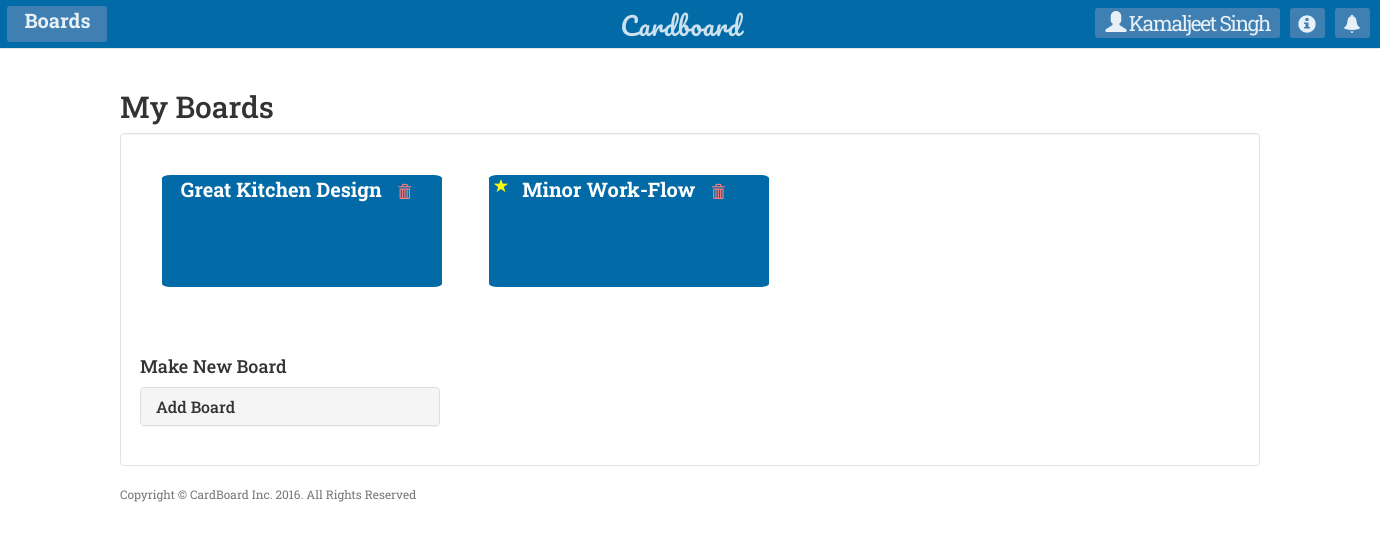
The page /boards/ (signed in) on the database its author committed.
### Boards/models.py (models this page shows, shortened)
class Boards(models.Model):
    uuid = models.CharField(max_length=50)
    title = models.CharField(max_length=100)
    listInsideProjects = models.ManyToManyField(ListofCards, related_name='listinside')
    shared = models.IntegerField(default=0)

### Boards/views.py (the view, shortened to what this page needs)
def boards_add(request):
    if request.user.is_authenticated():
            u = Usersinfo.objects.get(no=request.user.pk)
            boards = u.boards.all()
            if not boards:
                flag = 0
            else:
                flag = 1
            return render(request, 'Boards/addboards.html', {'boards': boards, 'flag': flag})
    else:
        redirect('Home:login')

### Boards/Templates/Boards/addboards.html (shortened to what this page needs)
{% extends 'Cards/base.html' %}
{% block body %}
{% load staticfiles %}
    {% include 'Cards/navigation.html' %}
    <div class="container">
     <h2>My Boards</h2>
        <div class="well" style="background: white;">
            {% if flag == 1 %}
               {% for x in boards %}
                   <a href="{% url 'boards:list-add' x.uuid %}" style="text-decoration: none; padding: 2%;">
                   <div style="position:relative; display:inline-block; width: 20em; height: 8em; background-color: #026aa7; border-radius: 3%; text-align: center; margin-top: 2%;">
                       {% if x.shared > 0 %}
                           <span class="glyphicon glyphicon-star" style="color:yellow; position: absolute; left:5px; top:4px;"></span>
                       {% endif %}
                       <strong style="font-size: 20px; color: white;">{{ x.title }}</strong>
                        <form action="{% url 'boards:delete_board' x.pk %}" method="post" style="display: inline;">
                            <button class="btn btn-default" title="Delete Board" style="background-color: transparent; border-style: none; color: lightcoral"><span class="glyphicon glyphicon-trash"></span></button>
                         </form>
                    </div>
                   </a>
            {% endfor %}
            {% else %}
                <h4 style="color: gray;">Oops! You don't have any Boards</h4>
            {% endif %}
        <br>
        <br><br><br>
<h4>Make New Board</h4>
        <div class="panel-group" style="width: 300px;">
        <div class="panel panel-default">
        <div class="panel-heading">
        <h4 class="panel-title">
        <a data-toggle="collapse" href="#collapse1" style="text-decoration: none;">Add Board</a>
        </h4>
        </div>
        </div>
        </div>
        </div>
    </div>
    <footer>
        <div class="container">
            <div class="row">
                <div class="col-lg-12">
                    <p class="copyright text-muted small">Copyright &copy; CardBoard Inc. 2016. All Rights Reserved</p>
                </div>
            </div>
        </div>
    </footer>
{% endblock %}

### Cards/Templates/Cards/navigation.html (shortened to what this page needs)
{% load staticfiles %}
<link rel="stylesheet" type="text/css" href="{% static 'Home/navbar.css' %}">
<nav class="navbar navbar-default" id="navi">
    <div class="container-fluid" >
       <div class="navbar-header">
            <a class="navbar-brand" style="color: white" href="{% url 'cards:CardsProjects_All' %}">Cardboard</a>
        </div>
        <ul class="nav navbar-nav">
            <li>
                <div class="boardshead">
                    <a href="{% url 'boards:boards_add' %}" >Boards</a>
                </div>
            </li>
            <li class="dropdown">
                <div class="userdet">
                <a href="" class="dropdown-toggle" data-toggle="dropdown" style="font-size: 1.5em; letter-spacing: -1.5px;"><span class="glyphicon glyphicon-user" id="123"  style="color: white;font-size: 1em; "></span> {{ request.user.first_name }} {{ request.user.last_name }}</a>
                </div>
            </li>
            <li>
                <div class="info">
                    <a href="#"><span class="glyphicon glyphicon-info-sign" style="color:white"></span></a>
                </div>
            </li>
            <li>
                 <div class="notific">
                    <a href="#"><span class="glyphicon glyphicon-bell" style="color:white"></span></a>
                </div>
            </li>
        </ul>
    </div>
 </nav>

### Home/static/Home/navbar.css (style rules this page uses)
body { font-family: 'Roboto Slab', serif; }
#navi { background: #026aa7; border-radius:0; position: relative; top:-1px; left: -0.56px; width: 100.1%; }
.navbar-brand { position: absolute; left:620px; font-size:25px; opacity: 0.8; font-family: 'Pacifico', cursive; letter-spacing: 1px; }
.boardshead { position: relative; background-color:steelblue; text-align: center; border-radius: 3px; width:100px; height:36px; top:6px; left:-8px; opacity:0.9; }
.boardshead a { color:white; text-decoration: none; font-size:20px; font-weight:700; }
.userdet { position: relative; left:980px; background-color:steelblue; border-radius: 3px; opacity: 0.9; top:8px; }
.userdet a { color:white; font-size:23px; padding: 10px; text-decoration: none; }
.info { position: relative; left:990px; background-color:steelblue; border-radius: 3px; opacity: 0.9; top:8px; height:30px; width: 35px; }
.info a { text-decoration: none; position: relative; top:5px; left:8px; font-size:18px; }
.notific { position: relative; left:1000px; background-color:steelblue; border-radius: 3px; opacity: 0.9; top:8px; height:30px; width:35px; }
.notific a { text-decoration: none; position: relative; top:5px; left:8px; font-size:18px; }

### rows shown on the page
Boards: title "Great Kitchen Design"
Boards: shared 1 (drawn), title "Minor Work-Flow"

### other values the page prints
{{ request.user.first_name }} "Kamaljeet"
{{ request.user.last_name }} "Singh"
